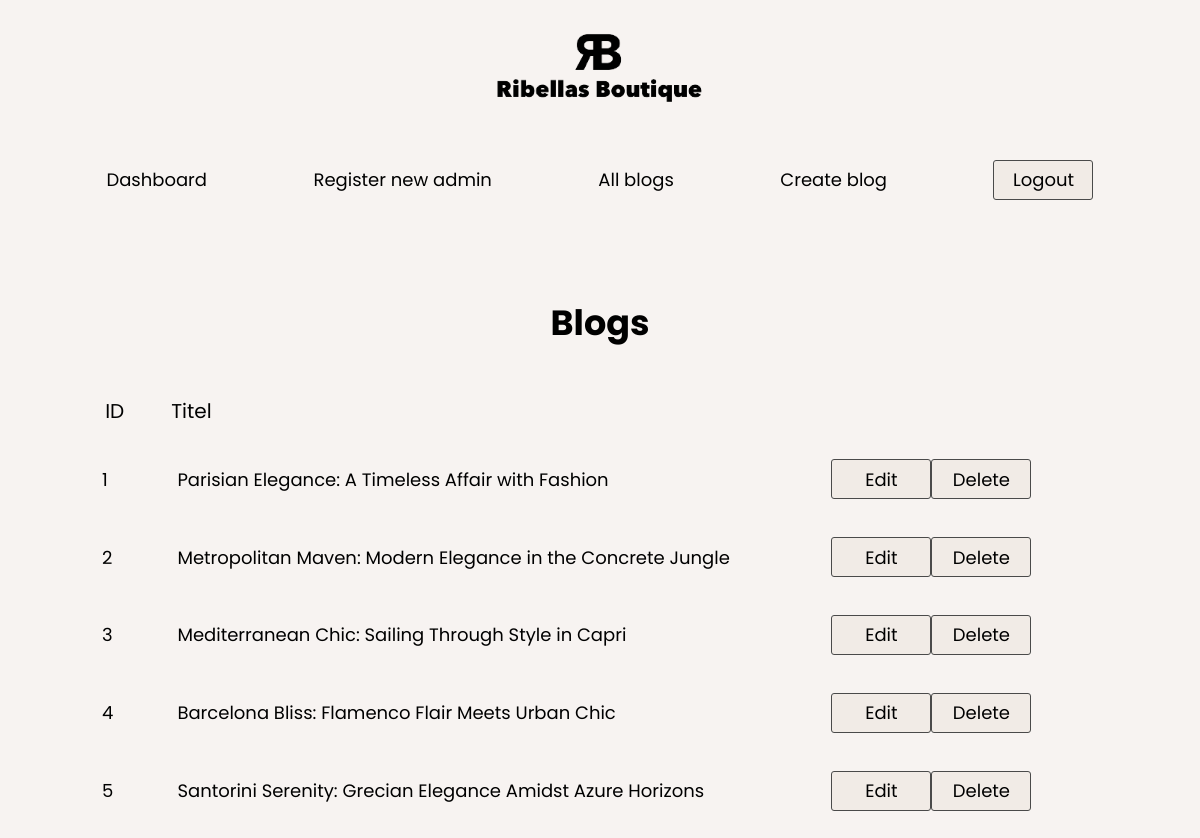
Screenshot of /views/cms-blogposts.view.php (signed in) with the database file from the repository.
### tables this page shows
CREATE TABLE `blogs` (
  `id` int(11) NOT NULL,
  `title` varchar(255) NOT NULL,
  `subtitle` varchar(255) NOT NULL,
  `location` varchar(255) NOT NULL,
  `date` varchar(255) NOT NULL,
  `text` varchar(255) NOT NULL,
  `imagepath` varchar(255) NOT NULL,
  `alt` varchar(255) NOT NULL,
  `tags` varchar(255) NOT NULL,
  `created_at` timestamp NOT NULL DEFAULT CURRENT_TIMESTAMP
);

### views/cms-blogposts.view.php (the view, shortened to what this page needs)
<?php
$pdo = dbConnection();
require "partials/head.php";
require "partials/cms-blogposts-head.php";
require "partials/cms-nav.php";
?>
<section class="titles">
    <h1>Blogs</h1>
</section>
<section class="blog">
<?php
   try {
       $sql = "SELECT id, title FROM blogs";
       $stmt = $pdo->prepare($sql);
       $stmt->execute();
       if ($stmt->rowCount() > 0) {
           echo '<table>';
           echo '<tr class="titel"><th class="th-id">ID</th><th class="th-titel">Titel</th></tr>';
           while ($row = $stmt->fetch(PDO::FETCH_ASSOC)) {
               echo '<tr id="row-' . strip_tags($row['id']) . '">';
               echo '<td class="post-id">' . strip_tags($row['id']) . '</td>';
               echo '<td class="post-title">' . strip_tags($row['title']) . '</td>';
               echo '<td class="post-actions">';
               echo '<form id="edit-' . strip_tags($row['id']) . '" style="display: inline-block;" method="post" action="/cms-edit-post">';
               echo '<button id="cms" type="submit">Edit</button>';
               echo '</form>';
               echo '<form id="delete-' . strip_tags($row['id']) . '" style="display: inline-block;" method="post" action="/cms-delete-post" onsubmit="return confirm(\'Do you want to delete this post?\');">';
               echo '<button id="cms" type="submit">Delete</button>';
               echo '</form>';
               echo '</td>';
               echo '</tr>';
           }
           echo '</table>';
       } else {
           echo '<p>No posts found</p>';
       }
   } catch(PDOException $e) {
       die("Verbindung fehlgeschlagen: " . $e->getMessage());
   } finally {
       $pdo = null;
   }
?>
</section>
</body>
</html>

### partials/head.php (shortened to what this page needs)
<!DOCTYPE html>
<html lang="en">
<head>
    <link rel="stylesheet" href="../assets/css/style.css">
    <link rel="stylesheet" href="../assets/css/font.css">
</head>
<body>

### partials/cms-blogposts-head.php (shortened to what this page needs)
<!DOCTYPE html>
<html lang="de">
<head>
    <link rel="stylesheet" href="../assets/css/cms-blogpost.css">

### partials/cms-nav.php (shortened to what this page needs)
<!DOCTYPE html>
<html lang="en">
<link rel="stylesheet" href="../assets/css/cms-nav.css">
    <header>
        <section class="logo">
                    <img src="../assets/images/WebP/Logo-big.webp" alt="Logo Ribellas Boutique">
                </section>
                <nav class="nav-header">
                    <ul>
                        <li><a href="../cms-dashboard">Dashboard</a></li>
                        <li><a href="../cms-register">Register new admin</a></li>
                        <li><a href="../cms-blogposts">All blogs</a></li>
                        <li><a href="../cms-create-blog">Create blog</a></li>
                        <li>
                            <form action="" method="POST">
                                <div class="logout">
                                <button type="submit" name="logout" id="logout">Logout</button>
                                </div>
                            </form>
                        </li>
                    </ul>
                </nav>
            </header>

### assets/css/style.css (style rules this page uses)
*::before, *::after, * { box-sizing: border-box; margin: 0; padding: 0; }
* { font-weight: normal; }
body { font-family: 'Poppins', sans-serif; background: rgb(215, 199, 186, 0.2); width: 100%; }
a { text-decoration: none; color: black; font-family: 'Poppins', sans-serif; }
@media (min-width: 550px) { header { display: flex; flex-direction: column; justify-content: center; width: 100%; } }
@media (min-width: 550px) { .logo { display: flex; justify-content: center; margin-top: 2rem; margin-bottom: 4rem; } }
@media (min-width: 550px) { img { width: 190px; height: auto; } }
@media (min-width: 550px) { .nav-header ul { display: flex; justify-content: space-evenly; list-style: none; font-size: 22px; margin-bottom: 4rem; } }

### assets/css/cms-blogpost.css (style rules this page uses)
*::before, *::after, * { box-sizing: border-box; margin: 0; padding: 0; }
* { font-family: 'Poppins', sans-serif; }
@media (min-width: 800px) { .titles { display: flex; justify-content: center; align-items: center; flex-direction: column; } }
@media (min-width: 800px) { h1 { font-weight: bold; font-size: 35px; margin-top: 2rem; margin-bottom: 2rem; } }
@media (min-width: 800px) { .blog { display: flex; justify-content: center; } }
@media (min-width: 800px) { table { width: 1000px; height: 450px; font-size: 18px; margin-bottom: 2rem; } }
@media (min-width: 800px) { tr.titel { font-size: 20px; } }
@media (min-width: 800px) { th.th-titel { position: relative; left: -18rem; } }
@media (min-width: 800px) { td.post-title { width: 700px; position: relative; left: 3rem; } }
@media (min-width: 800px) { button#cms { background-color: rgb(215, 199, 186, 0.2); height: 40px; width: 100px; font-size: 18px; border-radius: 3px; border: 1px solid rgb(74, 74, 74); } }

### assets/css/cms-nav.css (style rules this page uses)
*::before, *::after, * { box-sizing: border-box; margin: 0; padding: 0; }
* { font-weight: normal; }
body { font-family: 'Poppins', sans-serif; background: rgb(215, 199, 186, 0.2); width: 100%; }
a { text-decoration: none; color: black; font-family: 'Poppins', sans-serif; }
@media (min-width: 650px) { button#logout { margin-top: -60px; font-size: 18px; background-color: rgb(215, 199, 186, 0.2); height: 40px; width: 100px; border-radius: 3px; border: 1px solid rgb(74, 74, 74); } }
@media (min-width: 650px) { header { display: flex; flex-direction: column; justify-content: center; width: 100%; } }
@media (min-width: 650px) { .logo { display: flex; justify-content: center; margin-top: 2rem; margin-bottom: 4rem; } }
@media (min-width: 650px) { .logo img { width: auto; height: 70px; } }
@media (min-width: 650px) { .nav-header ul { display: flex; justify-content: space-evenly; list-style: none; font-size: 18px; margin-bottom: 4rem; } }

### rows the page displays
blogs: id "1", title "Parisian Elegance: A Timeless Affair with Fashion"
blogs: id "2", title "Metropolitan Maven: Modern Elegance in the Concrete Jungle"
blogs: id "3", title "Mediterranean Chic: Sailing Through Style in Capri"
blogs: id "4", title "Barcelona Bliss: Flamenco Flair Meets Urban Chic"
blogs: id "5", title "Santorini Serenity: Grecian Elegance Amidst Azure Horizons"
